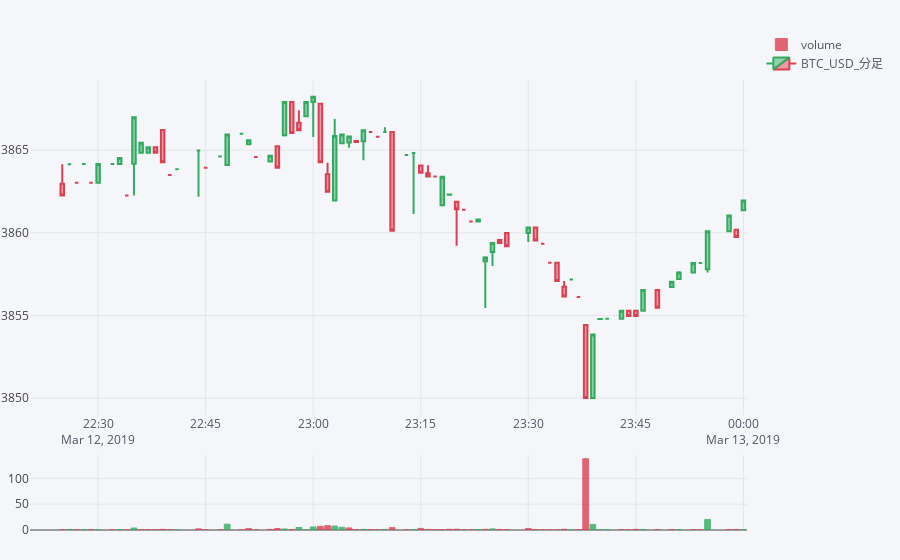

Source (notebook cell):
### Markdown cell above
# BTC_USDローソクチャート分足

### Code cell
qf = cf.QuantFig(df.tail(100)) # 表示に時間がかかるので最後100分だけ表示
qf.add_volume()
qf.iplot(up_color=green, down_color=red, name="BTC_USD_分足")
